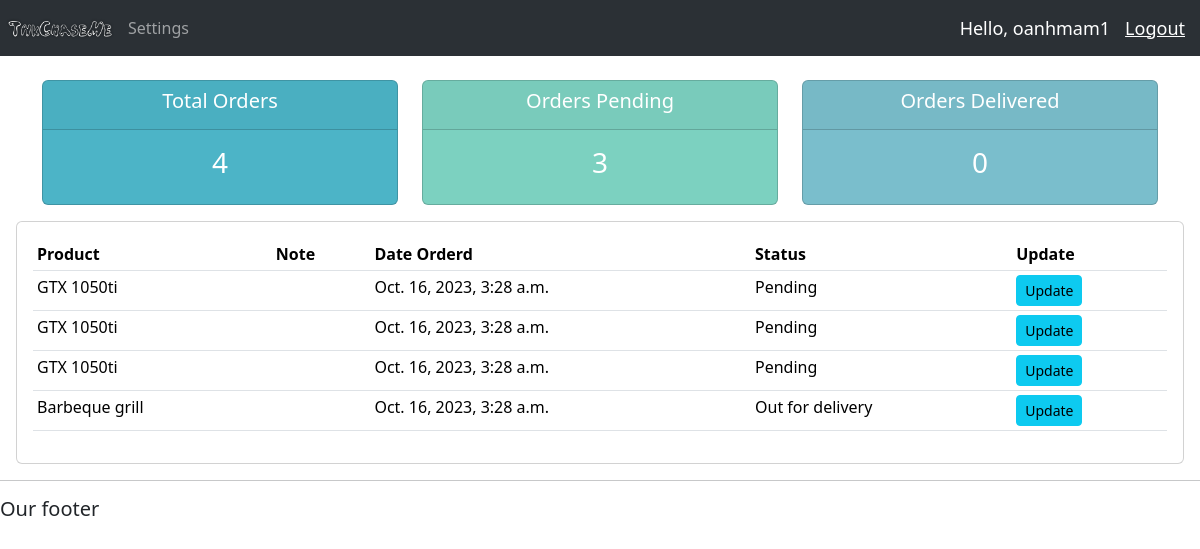
Screenshot of /user/ (signed in) with the database file from the repository.
### account/models.py (models this page shows, shortened)
class Order(models.Model):
    STATUS = (
        ('Pending', 'Pending'),
        ('Out for delivery', 'Out for delivery'),
        ('Delivered', 'Delivered'),
    )
    customer = models.ForeignKey(Customer, null=True, on_delete=models.SET_NULL)
    product = models.ForeignKey(Product, null=True, on_delete=models.SET_NULL)
    date_created = models.DateTimeField(auto_now_add=True, null=True)
    status = models.CharField(max_length=200, null=True, choices=STATUS)
    note = models.CharField(max_length=200, null=True)

class Product(models.Model):
    CATEGORY = (
        ('Indoor', 'Indoor'),
        ('Outdoor', 'Outdoor'),
    )
    name = models.CharField(max_length=200, null=True)
    price = models.FloatField(null=True)
    category = models.CharField(max_length=200, null=True, choices=CATEGORY)
    description = models.CharField(max_length=200, null=True)
    date_created = models.DateTimeField(auto_now_add=True, null=True)
    tags = models.ManyToManyField(Tag)
    def __str__(self) -> str:
        return self.name

### account/decorators.py (the view)
        def wrapper_func(request, *args, **kwargs):
            groups = request.user.groups.all()
            if any(group.name in allowed_roles for group in groups):
                return view_func(request, *args, **kwargs)
            else:
                return HttpResponse("You are not authorized to view this page")

### account/views.py (called while the page is built)
@login_required(login_url='login')
@allow_users(allowed_roles=['admin', 'customer'])
def userPage(request):
    orders = request.user.customer.order_set.all()
    total_order = orders.count()
    delivered = orders.filter(status='Delivered').count()
    pending = orders.filter(status='Pending').count()
    context = {
        'orders': orders,
        'total_orders': total_order,
        'delivered': delivered,
        'pending': pending
    }
    return render(request, 'accounts/user.html', context)

### account/templates/accounts/user.html
{% extends 'accounts/utility/base.html' %}
{% block content %}
{% include 'accounts/utility/status.html' %}
    <div class="row">
        <div class="col-md">
            <div class="card card-body">
                <table class="table table-sm">
                    <tr>
                        <th>Product</th>
                        <th>Note</th>
                        <th>Date Orderd</th>
                        <th>Status</th>
                        <th>Update</th>
                    </tr>
                    {% for order in orders %}
                        <tr>
                            <td>{{ order.product }}</td>
                            <td>{{ order.product.note }}</td>
                            <td>{{ order.date_created }}</td>
                            <td>{{ order.status }}</td>
                            <td><a class="btn btn-sm btn-info" href="{% url 'update_order' order.id %}">Update</a></td>
                        </tr>
                    {% empty %}
                        <tr>
                            <td colspan="6" style="text-align: center;">No orders available.</td>
                        </tr>
                    {% endfor %}
                </table>
            </div>
        </div>
    </div>
{% endblock %}

### account/templates/accounts/utility/navbar.html (shortened to what this page needs)
{%load static%}
<nav class="navbar bg-dark navbar-expand-lg bg-body-tertiary" data-bs-theme="dark">
    <img src="{% static 'images/logo.png' %}" id="logo" class="navbar-logo">
    <div class="collapse navbar-collapse" id="navbarNavAltMarkup">
        <div class="navbar-nav">
            {% if request.user.is_staff %}
            <a class="nav-link active" aria-current="page" href="{% url 'home' %}">Home</a>
            <a class="nav-link" href="#">Features</a>
            {% else %}
                <a class="nav-link" href="{% url 'settings' %}">Settings</a>
            {% endif %}
        </div>
    </div>
    <span class="hello-msg">Hello, {{ request.user }}</span>
    <span><a class="hello-msg" href="{% url 'logout_account' %}">Logout</a></span>
</nav>

### static/css/main.css (style rules this page uses)
body { background-color: #ebeff5; }
.navbar-logo { max-width: 10%; height:auto; }

### account/templates/accounts/utility/navbar.html (style rules this page uses)
.hello-msg { font-size: 18px; color:white; padding-right:15px; }

### rows the page displays
Order: product "GTX 1050ti", date_created "Oct. 16, 2023, 3:28 a.m.", status "Pending"
Order: product "GTX 1050ti", date_created "Oct. 16, 2023, 3:28 a.m.", status "Pending"
Order: product "GTX 1050ti", date_created "Oct. 16, 2023, 3:28 a.m.", status "Pending"
Order: product "Barbeque grill", date_created "Oct. 16, 2023, 3:28 a.m.", status "Out for delivery"

### other values shown
{{ request.user }} "oanhmam1"
{{ total_orders }} "4"
{{ pending }} "3"
{{ delivered }} "0"
